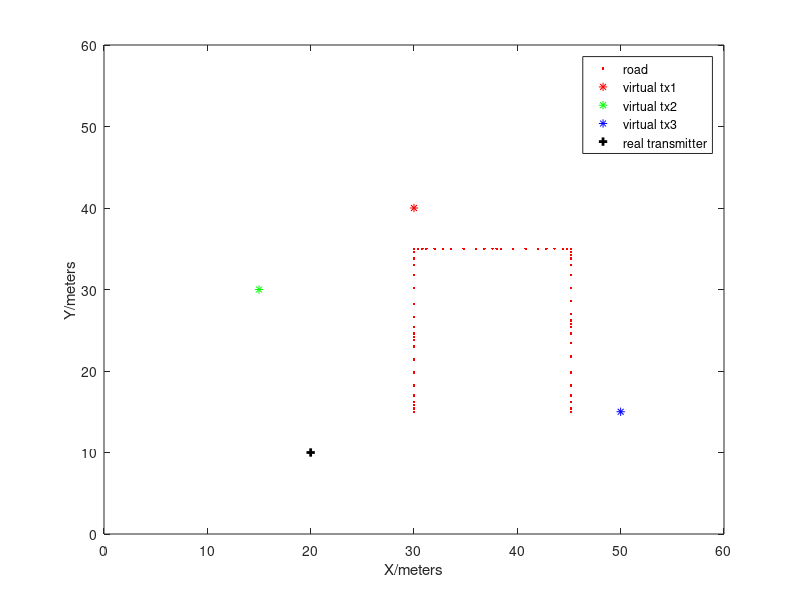

Write the MATLAB code that produced this figure.
% set the transmitter position 
tx = [20; 10];
% set the virtual transmitter positon
vtx1 = [30; 40];
vtx2 = [15; 30];
vtx3 = [50; 15];

vtx = [vtx1 vtx2 vtx3];

% set the receiver trajectory (30,15)--> (30,35) --> (45,35) --> (45, 15)

% (30,15)--> (30,35)
v1 = 4 * [0.1 0.1 0.1 0.2 0.3 0.4 0.4 0.4 0.2 0.1 0.1 0.2 0.3 0.4 0.5 0.4 0.3 0.2 0.2 0.1];
lenv1 = length(v1);
s1 = [30;15];
a1 = 15;
b1 = [a1];
for i = 1: lenv1
    a1 = a1 + v1(i);
    b1 = [b1 a1];
end
road1 = [30*ones(1,lenv1+1);b1];

% (30,35) --> (45.2,35)
v2 = 4 * [0.1 0.1 0.1 0.2 0.2 0.2 0.3 0.3 0.2 0.2 0.1 0.1 0.3 0.3 0.3 0.2 0.2 0.2 0.1 0.1];
lenv2 = length(v2);
a2 = 30;
b2 = [a2];
for i= 1:lenv2
    a2 = a2 + v2(i);
    b2 = [b2 a2];
end
road2 = [b2; 35*ones(1,lenv2+1)];

% (45.2,35) --> (45.2, 15)
v3 = -4 * [0.1 0.1 0.1 0.2 0.3 0.4 0.4 0.4 0.2 0.1 0.1 0.2 0.3 0.4 0.5 0.4 0.3 0.2 0.2 0.1];
lenv3 = length(v3);
a3 = 35;
b3 = [a3];
for i = 1:lenv3
    a3 = a3 + v3(i);
    b3 = [b3 a3];
end
road3 = [45.2*ones(1,lenv3+1); b3];

road = [road1 road2 road3];

figure
f1=plot(road(1,:),road(2,:),'r.','DisplayName','road');
hold on
f2=plot(vtx(1,1),vtx(2,1),'r*');
f3=plot(vtx(1,2),vtx(2,2),'g*');
f4=plot(vtx(1,3),vtx(2,3),'b*');
f5=plot(tx(1),tx(2),'k+','LineWidth',2);
legend([f1,f2,f3,f4,f5], {'road','virtual tx1','virtual tx2', 'virtual tx3','real transmitter'})
axis([0 60 0 60])
xlabel('X/meters')
ylabel('Y/meters')
hold off











